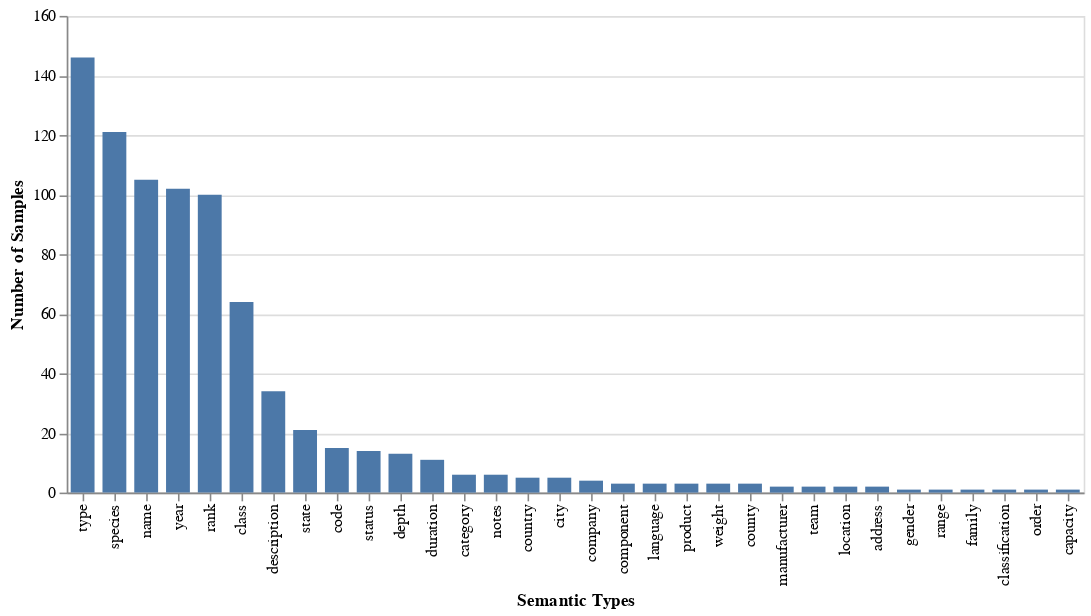

Notebook source saved alongside this figure:
### Code cell
alt.Chart(type_freq_df.reset_index()).mark_bar(size=15).encode(
    x = alt.X('type:O',
              title = 'Semantic Types',
              sort=alt.EncodingSortField(
                field="count",  
                order="descending")),
    y = alt.Y('count', title='Number of Samples')    
)

### Figure 1 — Vega-Lite specification as saved in the notebook (floating-point values rounded to 4 significant figures)
{"config": {"view": {"continuousWidth": 400, "continuousHeight": 300}}, "data": {"name": "data-a3f77fda76817c33502d20c92ca4f519"}, "mark": {"type": "bar", "size": 15}, "encoding": {"x": {"field": "type", "sort": {"field": "count", "order": "descending"}, "title": "Semantic Types", "type": "ordinal"}, "y": {"field": "count", "title": "Number of Samples", "type": "quantitative"}}, "$schema": "https://vega.github.io/schema/vega-lite/v4.17.0.json", "datasets": {"data-a3f77fda76817c33502d20c92ca4f519": [{"type": "type", "count": 146}, {"type": "species", "count": 121}, {"type": "name", "count": 105}, {"type": "year", "count": 102}, {"type": "rank", "count": 100}, {"type": "class", "count": 64}, {"type": "description", "count": 34}, {"type": "state", "count": 21}, {"type": "code", "count": 15}, {"type": "status", "count": 14}, {"type": "depth", "count": 13}, {"type": "duration", "count": 11}, {"type": "category", "count": 6}, {"type": "notes", "count": 6}, {"type": "country", "count": 5}, {"type": "city", "count": 5}, {"type": "company", "count": 4}, {"type": "component", "count": 3}, {"type": "language", "count": 3}, {"type": "product", "count": 3}, {"type": "weight", "count": 3}, {"type": "county", "count": 3}, {"type": "manufacturer", "count": 2}, {"type": "team", "count": 2}, {"type": "location", "count": 2}, {"type": "address", "count": 2}, {"type": "gender", "count": 1}, {"type": "range", "count": 1}, {"type": "family", "count": 1}, {"type": "classification", "count": 1}, {"type": "order", "count": 1}, {"type": "capacity", "count": 1}]}}
